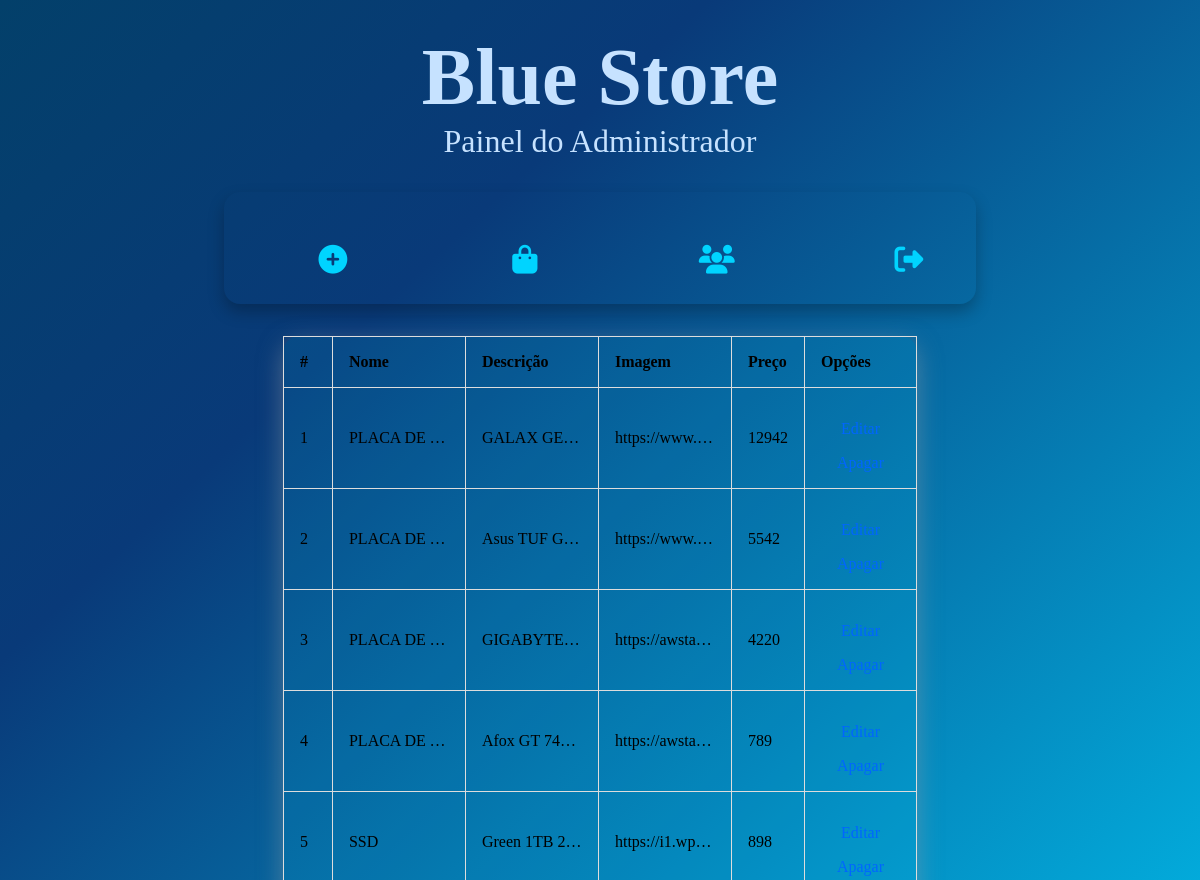
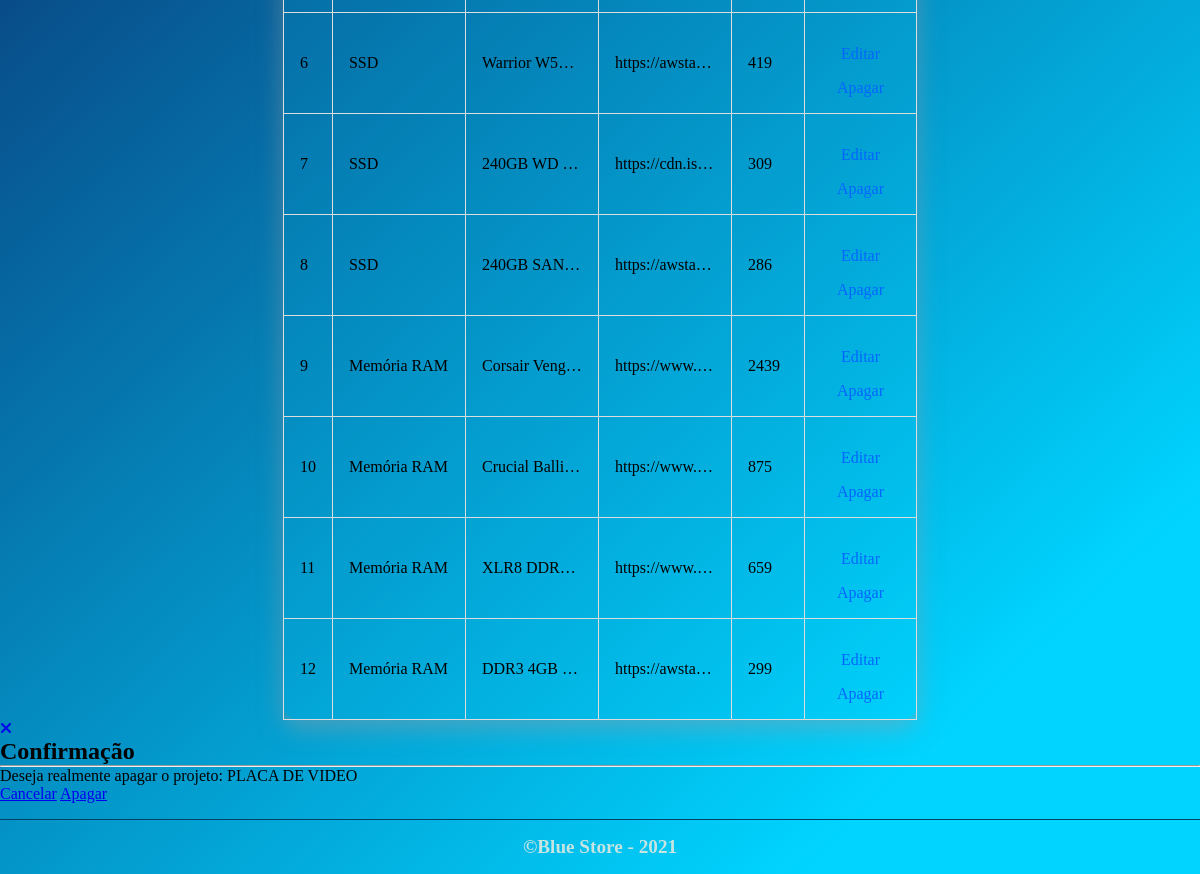
The page /1 on the database its author committed (2 pictures, top to bottom).
### app.py (models this page shows, shortened)
class Vendedor(db.Model):
    id = db.Column(db.Integer, primary_key=True,autoincrement = True )
    nome = db.Column(db.String(50), nullable= False)
    descricao = db.Column(db.String(500), nullable =False)
    imagem = db.Column(db.String(7000), nullable=False)
    preco = db.Column(db.Integer, nullable = False )

### app.py (the view)
@app.route('/<id>')
def idselector(id):
    produto = Vendedor.query.get(id)
    tabelas = Vendedor.query.all()
    return render_template('admin.html', select=produto, tabelas=tabelas, produto='')

### templates/admin.html (shortened to what this page needs)
<!DOCTYPE html>
<html lang="pt-br">
<head>
    <link rel="stylesheet" href="../static/css/admin.css">
</head>
<body>
    <section>
        <header id="header">
            <h1>Blue Store</h1>
            <p>Painel do Administrador</p>
        </header>
        <nav id="navgation">
            <ul class="menu">
                <li class="item">
                    <a class="link" href="/select"><i class="fa fa-plus-circle" aria-hidden="true"></i></a>
                </li>
                <li class="item">
                    <a class="link" href="/loja"><i class="fa fa-shopping-bag" aria-hidden="true"></i><span>Loja</span></a>
                </li>
                <li class="item">
                    <a class="link" href="/about"><i class="fa fa-users" aria-hidden="true"></i><span>Sobre nós</span></a>
                </li>
                <li class="item">
                    <a class="link" href="/logout"><i class="fa fa-sign-out" aria-hidden="true"></i><span>Sair</span></a>
                </li>
            </ul>
        </nav>
        <article id="table">
            {% if produto == '' %}
            <article id="lista">
                <table>
                    <thead>
                        <tr>
                            <th>#</th>
                            <th>Nome</th>
                            <th>Descrição</th>
                            <th>Imagem</th>
                            <th>Preço</th>
                            <th>Opções</th>
                        </tr>
                    </thead>
                    <tbody>
                        {% for p in tabelas %}
                        <tr>
                            <td>{{p.id}}</td>
                            <td>{{p.nome}}</td>
                            <td>{{p.descricao}}</td>
                            <td>{{p.imagem}}</td>
                            <td>{{p.preco}}</td>
                            <td>
                                <a id="edit" href="/edit/{{p.id}}">Editar</a>
                                <a href="/{{p.id}}">Apagar</a>
                            </td>
                        </tr>
                        {% endfor %}
                    </tbody>
                </table>
            </article>
            {% endif %}
        </article>
        {% if select != undefined %}
        <section id="modal">
            <div class="card">
                <a href="/admin" id="fechar"><i class="fa fa-times" aria-hidden="true"></i></a>
                <h2>Confirmação</h2>
                <hr>
                <p>Deseja realmente apagar o projeto: {{select.nome}} </p>
                <div id="btns">
                    <a class="btn-cancelar" id="close" href="/admin">Cancelar</a>
                    <a class="btn-apagar" href="/delete/{{select.id}}">Apagar</a>
                </div>
            </div>
        </section>
        {% endif %}
        <footer>
            <p>&copy;Blue Store - 2021</p>
        </footer>
    </section>
</body>
</html>

### static/css/admin.css (style rules this page uses)
* { margin: 0; padding: 0; }
body { background: rgb(3,64,106); background: linear-gradient(137deg, rgba(3,64,106,1) 0%, rgba(9,58,121,1) 23%, rgba(0,212,255,1) 87%); width: 100%; height: 100%; background-repeat: no-repeat; background-clip: padding-box; font-family: 'Hahmlet', serif; }
section { width:100%; }
#header { width: 100%; color:#c6e2ff; text-align: center; animation: neon .1s ease-in-out infinite alternate; margin-top: 2rem; }
#header h1 { font-size:5rem; }
#header p { font-size: 2rem; }
#navgation { grid-area: aside; position: sticky; top:0; z-index: 9; display: flex; text-align: center; align-items: center; width: 60%; margin: 2rem auto; border-radius: 1rem; background-color: transparent; box-shadow: 0 .5rem 1rem rgba(0,0,0, .25); overflow: hidden; height: 5rem; padding: 1rem; }
#navgation .menu { list-style: none; display: flex; justify-content: center; margin: 0 auto; }
#navgation .menu .item { position: relative; padding: 1rem; width: 10rem; height: 100%; transition: ease .4s; cursor: pointer; }
#navgation .menu .item .link { display: block; margin: 0 auto; width: 100%; height: 5rem; color: rgba(0,212,255,1); text-transform: uppercase; text-decoration: none; overflow: hidden; transition: ease .4s; }
#navgation .menu .item .link i { position: absolute; display: flex; justify-content: center; top: 60%; transform: translateY(-50%); width: 80%; font-size: 1.8rem; transition: ease .4s; }
#table { display: flex; align-items: center; justify-content: center; }
#lista table { border-collapse: collapse; border-spacing: 0; padding: 3rem; background-color: rgba(0,212,255,.1); width: 65%; box-shadow: rgba(149, 157, 165, .5) 0px 8px 24px; border-radius: 1rem; }
#lista table th, td { padding: 1rem; border: 1px solid #ddd; text-align: left; }
#lista table td { max-width: 100px; overflow: hidden; text-overflow: ellipsis; white-space: nowrap; }
#lista table a { padding: 1rem; color: #0066ff; text-decoration: none; transition: all 0.3s ease-in-out; }
#edit { display: flex; justify-content: center; align-items: center; padding: 6rem; }
footer { grid-area: footer; border-top: 1px solid rgba(3,64,106,1); width: 100%; margin-top:1rem; }
footer p { color: rgba(202,228,225,0.98); text-align: center; font-size: 1.2rem; font-weight: bold; margin: 1rem; }

### rows shown on the page
Vendedor: id "1", nome "PLACA DE…", descricao "GALAX GE…", imagem "https://www.…", preco "12942", nome "PLACA DE VIDEO"
Vendedor: id "2", nome "PLACA DE…", descricao "Asus TUF G…", imagem "https://www.…", preco "5542"
Vendedor: id "3", nome "PLACA DE…", descricao "GIGABYTE…", imagem "https://awsta…", preco "4220"
Vendedor: id "4", nome "PLACA DE…", descricao "Afox GT 74…", imagem "https://awsta…", preco "789"
Vendedor: id "5", nome "SSD", descricao "Green 1TB 2…", imagem "https://i1.wp.…", preco "898"
Vendedor: id "6", nome "SSD", descricao "Warrior W50…", imagem "https://awsta…", preco "419"
Vendedor: id "7", nome "SSD", descricao "240GB WD…", imagem "https://cdn.is…", preco "309"
Vendedor: id "8", nome "SSD", descricao "240GB SAN…", imagem "https://awsta…", preco "286"
Vendedor: id "9", nome "Memória RAM", descricao "Corsair Veng…", imagem "https://www.…", preco "2439"
Vendedor: id "10", nome "Memória RAM", descricao "Crucial Balli…", imagem "https://www.…", preco "875"
Vendedor: id "11", nome "Memória RAM", descricao "XLR8 DDR…", imagem "https://www.…", preco "659"
Vendedor: id "12", nome "Memória RAM", descricao "DDR3 4GB…", imagem "https://awsta…", preco "299"
